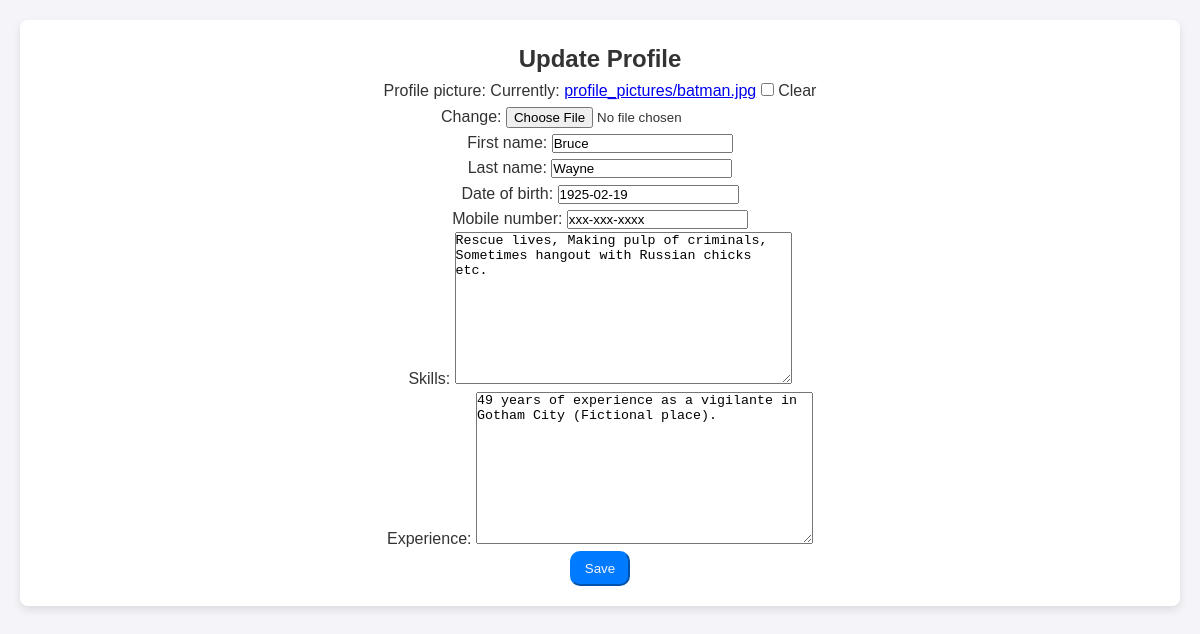
The page /profile/update/ (signed in) on the database its author committed.
### Pehchan/models.py (models this page shows, shortened)
class Profile(models.Model):
    user = models.OneToOneField(User, on_delete=models.CASCADE, primary_key=True)
    profile_picture = models.ImageField(upload_to='profile_pictures/', blank=True, null=True)
    first_name = models.CharField(max_length=50)
    last_name = models.CharField(max_length=50)
    date_of_birth = models.DateField()
    mobile_number = models.CharField(max_length=15)
    skills = models.TextField(max_length=200)
    experience = models.TextField(max_length=200)

### Pehchan/views.py (the view)
# urls.py: path("profile/update/", views.create_or_update_profile, name="profile_update"),
@login_required
def create_or_update_profile(request):
    try:
        profile = request.user.profile
    except Profile.DoesNotExist:
        profile = None
    if request.method == 'POST':
        form = ProfileForm(request.POST, request.FILES, instance=profile)
        if form.is_valid():
            profile = form.save()
            profile.user = request.user
            profile.save()
            return redirect('profile')  # Replace with the name of your profile view
    else:
        form = ProfileForm(instance=profile)
    return render(request, 'profile_form.html', {'form': form, 'profile': profile})

### Pehchan/forms.py
class ProfileForm(forms.ModelForm):
    class Meta:
        model = Profile
        fields = ['profile_picture', 'first_name', 'last_name', 'date_of_birth', 'mobile_number', 'skills', 'experience']

### Pehchan/templates/profile_form.html (shortened to what this page needs)
<!DOCTYPE html>
<html lang="en">
<head>
</head>
<body>
    <div class="container">
      <h2>Update Profile</h2>
      <form method="POST" enctype="multipart/form-data">
        {{ form.as_p }}
        <button type="submit">Save</button>
      </form>
    </div>
</body>
</html>

### Pehchan/templates/profile_form.html (style rules this page uses)
* { margin: 0; padding: 0; box-sizing: border-box; }
body { font-family: Arial, sans-serif; background-color: #f4f4f9; color: #333; line-height: 1.6; padding: 20px; text-align: center; }
button { border-radius: 10px; border-color: #007bff; height: 35px; width: 60px; color: #f4f4f9; background-color: #007bff; }
.container { max-width: 1200px; margin: 0 auto; padding: 20px; background: #fff; border-radius: 8px; box-shadow: 0 4px 8px rgba(0, 0, 0, 0.1); }

### rows shown on the page
Profile: first_name "Bruce", last_name "Wayne", date_of_birth "1925-02-19", mobile_number "xxx-xxx-xxxx", skills "Rescue lives, Making pulp of criminals, Sometimes hangout with Russian chicks etc.", experience "49 years of experience as a vigilante in Gotham City (Fictional place)."
